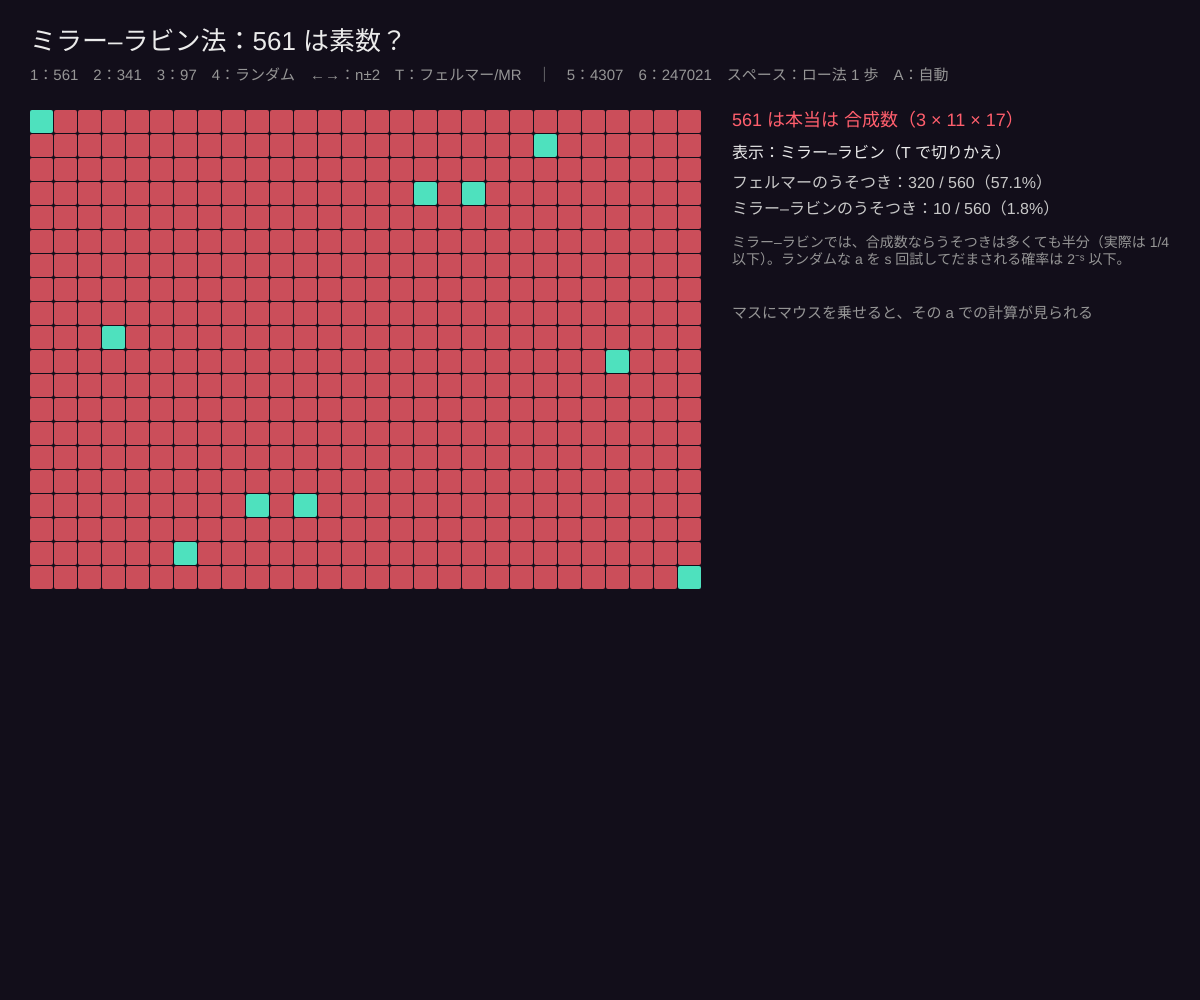
Frame 1 (no input)
Frame 60 (no input): identical to frame 1, image omitted
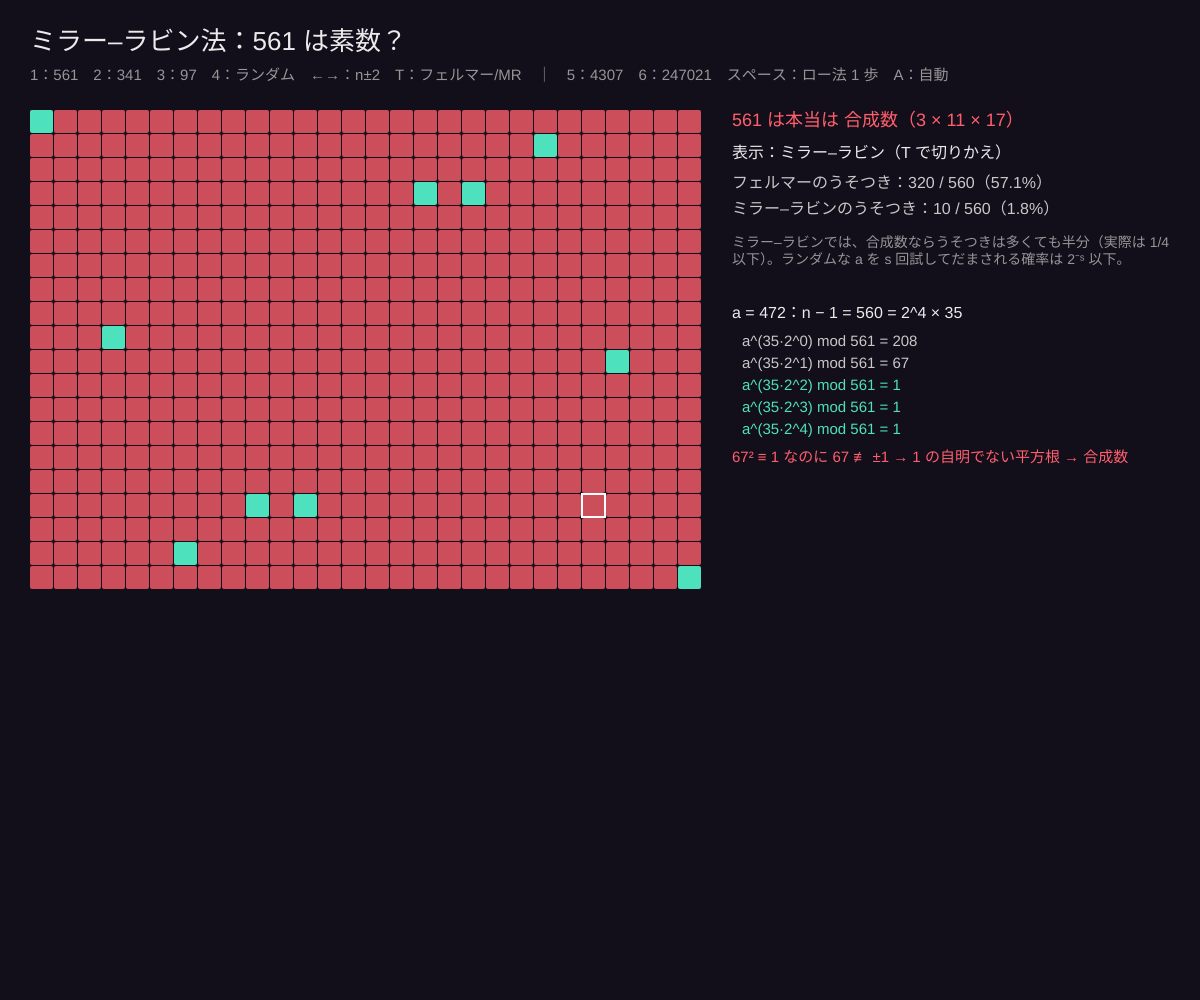
Frame 120 (the mouse pressed at the canvas centre since frame 60)

The p5.js sketch that drew these frames (run headless with seeded random() and noise() and a simulated clock; from frame 60 on, the mouse is pressed at the canvas centre):

// p5.js sketch
// ── sketch.js
// ============================================
// 15 素数判定と素因数分解：ミラー–ラビンとポラードのロー
// 1〜4：ミラー–ラビン法。a^(n−1) ≢ 1 なら n は合成数（フェルマー）。
//       それをすり抜ける「うそつき」もいる（カーマイケル数 561 など）ので、途中に「1 の自明でない平方根」がないかも調べる
//       マス = 底 a。赤 = 合成数だと見破った（証人）、緑 = だまされた（うそつき）。マウスを乗せると計算の中身
// 5・6：ポラードのロー法。xᵢ₊₁ = xᵢ² + 1 mod n の数列は、隠れた素因数 p で見ると ρ の形でループする
// 1：561（カーマイケル数）2：341（2 にだまされる）3：97（素数）4：ランダム ←→：n を 2 ずつ T：フェルマー／MR の表示切りかえ
// 5：n = 4307 6：n = 247021　スペース：ロー法を 1 歩 / A：自動
// ============================================

let speed = 25; // ★ ロー法の自動再生の間隔

let mode = 'mr', n = 561, view = 'mr', cache = [], cacheN = 0;
let rn = 4307, xs = [], rhoI = 1, rhoK = 2, rhoY = 2, found = null, rhoLog = [], auto = false, timer = 0;

function setup() { createCanvas(windowWidth, windowHeight); textWrap(CHAR); initRho(); }

function modPow(a, b, m) { let r = 1n, A = BigInt(a) % BigInt(m), B = BigInt(b), M = BigInt(m); while (B > 0n) { if (B & 1n) r = (r * A) % M; A = (A * A) % M; B >>= 1n; } return Number(r); }
function gcd(x, y) { x = abs(x); y = abs(y); while (y) [x, y] = [y, x % y]; return x; }
function isPrime(x) { if (x < 2) return false; for (let k = 2; k * k <= x; k++) if (x % k === 0) return false; return true; }
// 証人かどうか調べる：n−1 = 2ᵗu と分けて、a^u から 2 乗を t 回くり返す
function witness(a, m) {
  let t = 0, u = m - 1; while (u % 2 === 0) { u /= 2; t++; }
  let seq = [modPow(a, u, m)], why = null;
  for (let i = 1; i <= t; i++) {
    let x = Number((BigInt(seq[i - 1]) * BigInt(seq[i - 1])) % BigInt(m));
    if (x === 1 && seq[i - 1] !== 1 && seq[i - 1] !== m - 1 && !why) why = `${seq[i - 1]}² ≡ 1 なのに ${seq[i - 1]} ≢ ±1 → 1 の自明でない平方根 → 合成数`;
    seq.push(x);
  }
  if (!why && seq[t] !== 1) why = `a^(n−1) ≡ ${seq[t]} ≢ 1 → フェルマーの小定理に反する → 合成数`;
  return { t, u, seq, isW: !!why, why };
}

function draw() {
  background(18, 14, 26);
  fill(235); noStroke(); textSize(26); textAlign(LEFT, BASELINE);
  text(mode === 'mr' ? `ミラー–ラビン法：${n} は素数？` : `ポラードのロー法：${rn} を素因数分解`, 30, 50);
  textSize(15); fill(150);
  text('1：561　2：341　3：97　4：ランダム　←→：n±2　T：フェルマー/MR　｜　5：4307　6：247021　スペース：ロー法 1 歩　A：自動' + (auto ? '（中）' : ''), 30, 80);
  if (mode === 'mr') drawMR(); else drawRho();
}

function drawMR() {
  let cnt = n - 1, cols = ceil(sqrt(cnt * 1.4)), rows = ceil(cnt / cols);
  let cs = min((width * 0.56) / cols, (height - 150) / rows), ox = 30, oy = 110, hover = null;
  let fl = 0, ml = 0;
  if (cacheN !== n) { cacheN = n; cache = []; for (let a = 1; a < n; a++) cache[a] = witness(a, n); } // n が変わったときだけ計算
  for (let a = 1; a < n; a++) {
    let w = cache[a], fermatLiar = w.seq[w.t] === 1;
    if (fermatLiar) fl++; if (!w.isW) ml++;
    let liar = view === 'mr' ? !w.isW : fermatLiar;
    let i = a - 1, x = ox + (i % cols) * cs, y = oy + floor(i / cols) * cs;
    fill(liar ? color(78, 225, 190) : color(255, 95, 109, 200)); noStroke(); rect(x, y, cs - 1, cs - 1, 2);
    if (mouseX >= x && mouseX < x + cs && mouseY >= y && mouseY < y + cs) { hover = { a, w }; stroke(255); strokeWeight(2); noFill(); rect(x, y, cs - 1, cs - 1); }
  }
  let px = ox + cols * cs + 30, pw = width - px - 30, yy = 112;
  textAlign(LEFT, TOP); noStroke(); textSize(18);
  fill(isPrime(n) ? color(78, 225, 190) : color(255, 95, 109));
  text(`${n} は本当は ${isPrime(n) ? '素数' : '合成数（' + factorStr(n) + '）'}`, px, yy); yy += 34;
  textSize(16); fill(235); text(`表示：${view === 'mr' ? 'ミラー–ラビン' : 'フェルマー'}（T で切りかえ）`, px, yy); yy += 30;
  fill(200); text(`フェルマーのうそつき：${fl} / ${n - 1}（${((100 * fl) / (n - 1)).toFixed(1)}%）`, px, yy); yy += 26;
  text(`ミラー–ラビンのうそつき：${ml} / ${n - 1}（${((100 * ml) / (n - 1)).toFixed(1)}%）`, px, yy); yy += 34;
  fill(150); textSize(14);
  text(isPrime(n) ? '素数なら全部の a がうそつき（全部緑）。証人が 1 つも見つからない。' : 'ミラー–ラビンでは、合成数ならうそつきは多くても半分（実際は 1/4 以下）。ランダムな a を s 回試してだまされる確率は 2⁻ˢ 以下。', px, yy, pw); yy += 70;
  if (hover) {
    let { a, w } = hover;
    fill(235); textSize(16); text(`a = ${a}：n − 1 = ${n - 1} = 2^${w.t} × ${w.u}`, px, yy); yy += 28;
    textSize(15);
    for (let i = 0; i < w.seq.length; i++) { fill(w.seq[i] === 1 ? color(78, 225, 190) : w.seq[i] === n - 1 ? color(255, 200, 90) : color(200)); text(`a^(${w.u}·2^${i}) mod ${n} = ${w.seq[i]}${w.seq[i] === n - 1 ? '（= −1）' : ''}`, px + 10, yy); yy += 22; }
    fill(w.isW ? color(255, 95, 109) : color(78, 225, 190)); yy += 6;
    text(w.isW ? w.why : '最後が 1 で、その直前は ±1 → 矛盾なし（素数のふりができた）', px, yy, pw);
  } else { fill(150); textSize(15); text('マスにマウスを乗せると、その a での計算が見られる', px, yy, pw); }
}
function factorStr(m) { let f = [], k = 2; while (m > 1) { if (m % k === 0) { f.push(k); m /= k; } else k++; } return f.join(' × '); }

function initRho() {
  xs = [2]; rhoI = 1; rhoK = 2; rhoY = 2; found = null; rhoLog = [];
}
// ロー法の 1 歩：xᵢ = xᵢ₋₁² + 1、i が 2 の累乗のとき y を保存、gcd(y − xᵢ, n) を調べる
function rhoStep() {
  if (found) return;
  rhoI++;
  let x = Number((BigInt(xs[xs.length - 1]) * BigInt(xs[xs.length - 1]) + 1n) % BigInt(rn)); xs.push(x);
  let d = gcd(rhoY - x, rn);
  rhoLog.push({ i: rhoI, x, y: rhoY, d });
  if (d !== 1 && d !== rn) found = d;
  if (rhoI === rhoK) { rhoY = x; rhoK *= 2; }
}

function drawRho() {
  if (auto && !found && ++timer % speed === 0) rhoStep();
  let p = smallestFactor(rn);
  // xᵢ mod p で ρ の形を作る：しっぽ（最初の重複まで）とループ
  let mods = [], seen = {}, cycleStart = -1, all = [2];
  for (let i = 0; i < 200; i++) { let v = all[i] % p; if (seen[v] !== undefined) { cycleStart = seen[v]; break; } seen[v] = i; mods.push(v); all.push(Number((BigInt(all[i]) * BigInt(all[i]) + 1n) % BigInt(rn))); }
  let tail = cycleStart, loopLen = mods.length - cycleStart;
  let cx = width * 0.3, cy = height * 0.38, R = min(height * 0.22, 22 * loopLen / PI + 30), pos = [];
  let gap = min(50, (height - 110 - cy - R) / max(1, tail));
  for (let i = 0; i < mods.length; i++) {
    if (i < tail) pos.push([cx, cy + R + gap * (tail - i)]);
    else { let ang = HALF_PI + (TWO_PI * (i - tail)) / loopLen; pos.push([cx + cos(ang) * R, cy + sin(ang) * R]); }
  }
  stroke(70, 60, 95); strokeWeight(2);
  for (let i = 1; i < mods.length; i++) line(pos[i - 1][0], pos[i - 1][1], pos[i][0], pos[i][1]);
  if (loopLen > 0) line(pos[mods.length - 1][0], pos[mods.length - 1][1], pos[tail][0], pos[tail][1]);
  let cur = xs.length - 1, yIdx = rhoK / 2 - 1;
  for (let i = 0; i < mods.length; i++) {
    let visited = i <= cur || (cur >= mods.length);
    noStroke(); fill(visited ? color(255, 200, 90) : color(60, 52, 80)); circle(pos[i][0], pos[i][1], min(30, gap * 0.9 + 6, (TWO_PI * R) / loopLen * 0.85));
    fill(18, 14, 26); textAlign(CENTER, CENTER); textSize(12); text(mods[i], pos[i][0], pos[i][1]);
  }
  let ci = cur < mods.length ? cur : tail + ((cur - tail) % loopLen), yi = yIdx < mods.length ? yIdx : tail + ((yIdx - tail) % loopLen);
  noFill(); strokeWeight(4); stroke(255, 95, 109); circle(pos[ci][0], pos[ci][1], 40); stroke(78, 225, 190); circle(pos[yi][0], pos[yi][1], 48);
  noStroke(); fill(200); textSize(14); textAlign(CENTER, TOP);
  text(`xᵢ mod ${p}（隠れた素因数 p で見た数列）：しっぽ ${tail}、ループ ${loopLen}`, cx, height - 70);
  fill(255, 95, 109); text('赤 = いまの xᵢ', cx - 90, height - 46); fill(78, 225, 190); text('緑 = 保存した y', cx + 90, height - 46);

  let px = width * 0.58, pw = width - px - 30, yy = 112;
  textAlign(LEFT, TOP); textSize(16); fill(235);
  text(`n = ${rn}、x₁ = 2、xᵢ = xᵢ₋₁² + 1 mod n`, px, yy); yy += 30;
  textSize(14); fill(150); ['i', 'xᵢ', 'y', 'gcd(y − xᵢ, n)'].forEach((h, j) => text(h, px + [0, 50, 140, 230][j], yy)); yy += 22;
  let rows = rhoLog.slice(-14);
  for (let r of rows) { fill(r.d !== 1 ? color(255, 200, 90) : color(200)); text(r.i, px, yy); text(r.x, px + 50, yy); text(r.y, px + 140, yy); text(r.d, px + 230, yy); yy += 20; }
  yy += 14;
  textSize(17);
  if (found) { fill(78, 225, 190); text(`見つけた！ ${rn} = ${found} × ${rn / found}（${rhoI} 歩）`, px, yy, pw); }
  else { fill(235); text('スペースで 1 歩（A で自動）', px, yy, pw); }
  yy += 40; fill(150); textSize(14);
  text(`mod p の世界では値が p 個しかないので、誕生日のパラドックスにより約 √p 歩で同じ値に戻る（ρ の形）。\n赤と緑が同じ丸に来ると y ≡ xᵢ (mod p) → y − xᵢ は p の倍数 → gcd に p が出てくる。p を知らなくても！\n試し割りの約 √n 回に対して、ロー法は約 √p ≤ n^(1/4) 回。`, px, yy, pw);
}
function smallestFactor(m) { for (let k = 2; k * k <= m; k++) if (m % k === 0) return k; return m; }

function keyPressed() {
  if (key >= '1' && key <= '4') { mode = 'mr'; n = [561, 341, 97, 0][int(key) - 1]; if (!n) { n = floor(random(50, 500)) * 2 + 1; } }
  if (key === RIGHT_ARROW && mode === 'mr') n = min(1201, n + 2);
  if (key === LEFT_ARROW && mode === 'mr') n = max(5, n - 2);
  if (key === 't' || key === 'T') view = view === 'mr' ? 'fermat' : 'mr';
  if (key === '5') { mode = 'rho'; rn = 4307; initRho(); }
  if (key === '6') { mode = 'rho'; rn = 247021; initRho(); }
  if (key === ' ' && mode === 'rho') rhoStep();
  if (key === 'a' || key === 'A') auto = !auto;
}
function windowResized() { resizeCanvas(windowWidth, windowHeight); }

// ---------- やってみよう ----------
// 1. 561 = 3 × 11 × 17 は、フェルマーでは互いに素な a 全部がうそつき。ミラー–ラビンでは？
// 2. ←→ で n を動かして、緑が多い合成数を探す（強い擬素数）
// 3. ロー法の x²+1 を x²+3 に変えると、ρ の形や歩数はどう変わる？
